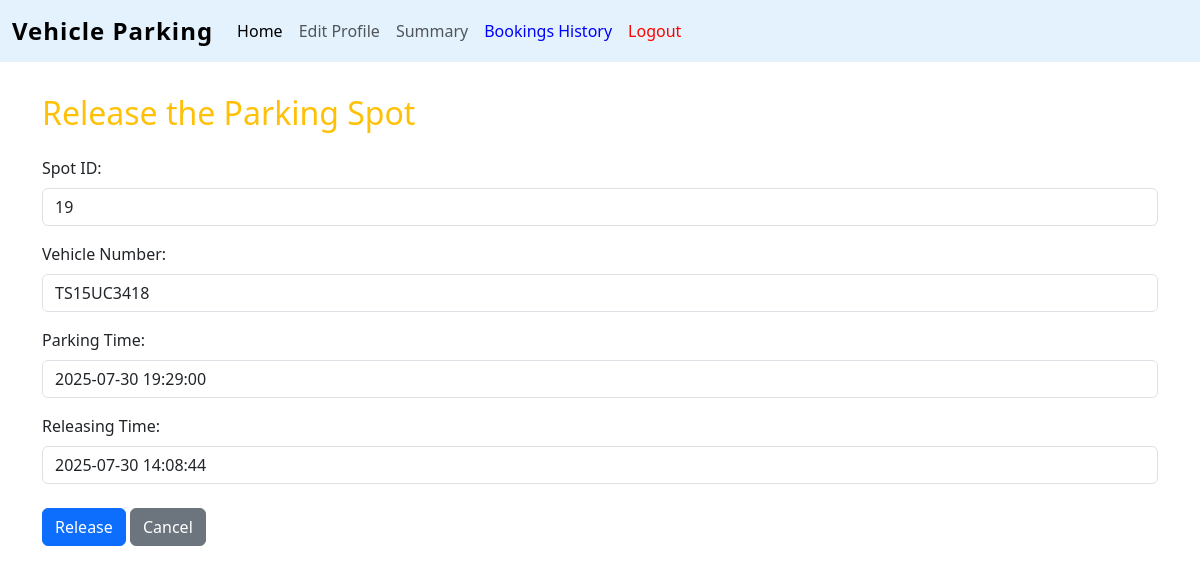
/release/7/2 (signed in), run on the app's committed database.
### controllers/models.py (models this page shows)
class parking_spot(db.Model):
    id = db.Column(db.Integer,primary_key=True)
    parking_lot_id = db.Column(db.Integer,db.ForeignKey('parking_lot.id'),nullable=False)
    status = db.Column(db.String(20),nullable=False)
    reserve_parking_spot = db.relationship('reserve_parking_spot')
    lot = db.relationship('parking_lot')

class reserve_parking_spot(db.Model):
    id = db.Column(db.Integer, primary_key=True)
    parking_spot_id = db.Column(db.Integer, db.ForeignKey('parking_spot.id'), nullable=False)
    user_id = db.Column(db.Integer, db.ForeignKey('user.id'), nullable=False)
    start_time = db.Column(db.DateTime, nullable=False)
    end_time = db.Column(db.DateTime, nullable=True)
    vehicle_number = db.Column(db.String(20),nullable=True)
    parking_spot = db.relationship('parking_spot')
    user = db.relationship('User')

### controllers/routes.py (the view, shortened to what this page needs)
@app.route('/release/<int:booking_id>/<int:lot_id>', methods=['GET', 'POST'])
def release(booking_id, lot_id):
    booking = reserve_parking_spot.query.get_or_404(booking_id)
    spot = parking_spot.query.get_or_404(booking.parking_spot_id)
    return render_template('release.html', booking=booking, spot=spot,datetime=datetime)

### templates/release.html
{% extends 'layout.html' %}
{% block content %}
<h2 class="mb-4 text-warning">Release the Parking Spot</h2>
<form method="POST">
  <div class="mb-3">
    <label class="form-label">Spot ID:</label>
    <input type="text" class="form-control" value="{{ spot.id }}" readonly>
  </div>
  <div class="mb-3">
    <label class="form-label">Vehicle Number:</label>
    <input type="text" class="form-control" value="{{ booking.vehicle_number }}" readonly>
  </div>
  <div class="mb-3">
    <label class="form-label">Parking Time:</label>
    <input type="text" class="form-control" value="{{ booking.start_time.strftime('%Y-%m-%d %H:%M:%S') }}" readonly>
  </div>
  <div class="mb-3">
    <label class="form-label">Releasing Time:</label>
    <input type="text" class="form-control" value="{{ datetime.utcnow().strftime('%Y-%m-%d %H:%M:%S') }}" readonly>
  </div>
  <div class="mt-4">
    <button type="submit" class="btn btn-primary">Release</button>
    <a href="{{ url_for('bookings') }}" class="btn btn-secondary">Cancel</a>
  </div>
</form>
{% endblock %}

### data on the page
parking_spot: id "19"
reserve_parking_spot: vehicle_number "TS15UC3418", start_time "2025-07-30 19:29:00"
